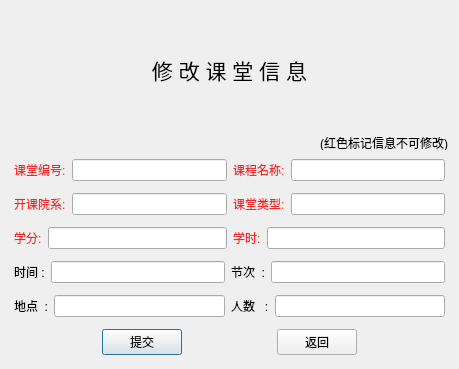
<?xml version="1.0" encoding="UTF-8"?>
<ui version="4.0">
 <class>ModifyClassInfo</class>
 <widget class="QDialog" name="ModifyClassInfo">
  <property name="geometry">
   <rect>
    <x>0</x>
    <y>0</y>
    <width>459</width>
    <height>369</height>
   </rect>
  </property>
  <property name="windowTitle">
   <string/>
  </property>
  <layout class="QVBoxLayout" name="verticalLayout">
   <item>
    <widget class="QLabel" name="label_11">
     <property name="font">
      <font>
       <pointsize>16</pointsize>
      </font>
     </property>
     <property name="layoutDirection">
      <enum>Qt::LeftToRight</enum>
     </property>
     <property name="autoFillBackground">
      <bool>false</bool>
     </property>
     <property name="text">
      <string>修 改 课 堂 信 息</string>
     </property>
     <property name="alignment">
      <set>Qt::AlignCenter</set>
     </property>
    </widget>
   </item>
   <item>
    <widget class="QLabel" name="label_12">
     <property name="maximumSize">
      <size>
       <width>16777215</width>
       <height>15</height>
      </size>
     </property>
     <property name="font">
      <font>
       <pointsize>9</pointsize>
      </font>
     </property>
     <property name="text">
      <string>(红色标记信息不可修改)</string>
     </property>
     <property name="alignment">
      <set>Qt::AlignRight|Qt::AlignTrailing|Qt::AlignVCenter</set>
     </property>
    </widget>
   </item>
   <item>
    <layout class="QHBoxLayout" name="horizontalLayout">
     <property name="leftMargin">
      <number>3</number>
     </property>
     <property name="topMargin">
      <number>3</number>
     </property>
     <property name="rightMargin">
      <number>3</number>
     </property>
     <property name="bottomMargin">
      <number>3</number>
     </property>
     <item>
      <widget class="QLabel" name="label_2">
       <property name="styleSheet">
        <string notr="true">color: rgb(239, 41, 41);</string>
       </property>
       <property name="text">
        <string>课堂编号:</string>
       </property>
      </widget>
     </item>
     <item>
      <widget class="QLineEdit" name="CnumberEdit">
       <property name="readOnly">
        <bool>true</bool>
       </property>
      </widget>
     </item>
     <item>
      <widget class="QLabel" name="label">
       <property name="styleSheet">
        <string notr="true">color:
rgb(239, 41, 41)</string>
       </property>
       <property name="text">
        <string>课程名称:</string>
       </property>
      </widget>
     </item>
     <item>
      <widget class="QLineEdit" name="CnameEdit">
       <property name="readOnly">
        <bool>true</bool>
       </property>
      </widget>
     </item>
    </layout>
   </item>
   <item>
    <layout class="QHBoxLayout" name="horizontalLayout_2">
     <property name="leftMargin">
      <number>3</number>
     </property>
     <property name="topMargin">
      <number>3</number>
     </property>
     <property name="rightMargin">
      <number>3</number>
     </property>
     <property name="bottomMargin">
      <number>3</number>
     </property>
     <item>
      <widget class="QLabel" name="label_6">
       <property name="styleSheet">
        <string notr="true">color:
rgb(239, 41, 41)</string>
       </property>
       <property name="text">
        <string>开课院系:</string>
       </property>
      </widget>
     </item>
     <item>
      <widget class="QLineEdit" name="CdeptEdit">
       <property name="readOnly">
        <bool>true</bool>
       </property>
      </widget>
     </item>
     <item>
      <widget class="QLabel" name="label_5">
       <property name="styleSheet">
        <string notr="true">color:
rgb(239, 41, 41)</string>
       </property>
       <property name="text">
        <string>课堂类型:</string>
       </property>
      </widget>
     </item>
     <item>
      <widget class="QLineEdit" name="CtypeEdit">
       <property name="readOnly">
        <bool>true</bool>
       </property>
      </widget>
     </item>
    </layout>
   </item>
   <item>
    <layout class="QHBoxLayout" name="horizontalLayout_3">
     <property name="leftMargin">
      <number>3</number>
     </property>
     <property name="topMargin">
      <number>3</number>
     </property>
     <property name="rightMargin">
      <number>3</number>
     </property>
     <property name="bottomMargin">
      <number>3</number>
     </property>
     <item>
      <widget class="QLabel" name="label_3">
       <property name="styleSheet">
        <string notr="true">color:
rgb(239, 41, 41)</string>
       </property>
       <property name="text">
        <string>学分:</string>
       </property>
      </widget>
     </item>
     <item>
      <widget class="QLineEdit" name="CcreditEdit">
       <property name="readOnly">
        <bool>true</bool>
       </property>
      </widget>
     </item>
     <item>
      <widget class="QLabel" name="label_4">
       <property name="styleSheet">
        <string notr="true">color:
rgb(239, 41, 41)</string>
       </property>
       <property name="text">
        <string>学时:</string>
       </property>
      </widget>
     </item>
     <item>
      <widget class="QLineEdit" name="ChourEdit">
       <property name="readOnly">
        <bool>true</bool>
       </property>
      </widget>
     </item>
    </layout>
   </item>
   <item>
    <layout class="QHBoxLayout" name="horizontalLayout_4">
     <property name="leftMargin">
      <number>3</number>
     </property>
     <property name="topMargin">
      <number>3</number>
     </property>
     <property name="rightMargin">
      <number>3</number>
     </property>
     <property name="bottomMargin">
      <number>3</number>
     </property>
     <item>
      <widget class="QLabel" name="label_7">
       <property name="text">
        <string>时间 :</string>
       </property>
      </widget>
     </item>
     <item>
      <widget class="QLineEdit" name="CtimeEdit"/>
     </item>
     <item>
      <widget class="QLabel" name="label_8">
       <property name="text">
        <string>节次  :</string>
       </property>
      </widget>
     </item>
     <item>
      <widget class="QLineEdit" name="CsessionEdit"/>
     </item>
    </layout>
   </item>
   <item>
    <layout class="QHBoxLayout" name="horizontalLayout_5">
     <property name="leftMargin">
      <number>3</number>
     </property>
     <property name="topMargin">
      <number>3</number>
     </property>
     <property name="rightMargin">
      <number>3</number>
     </property>
     <property name="bottomMargin">
      <number>3</number>
     </property>
     <item>
      <widget class="QLabel" name="label_9">
       <property name="text">
        <string>地点  :</string>
       </property>
      </widget>
     </item>
     <item>
      <widget class="QLineEdit" name="CaddressEdit"/>
     </item>
     <item>
      <widget class="QLabel" name="label_10">
       <property name="text">
        <string>人数   :</string>
       </property>
      </widget>
     </item>
     <item>
      <widget class="QLineEdit" name="CsumEdit"/>
     </item>
    </layout>
   </item>
   <item>
    <layout class="QHBoxLayout" name="horizontalLayout_6">
     <property name="leftMargin">
      <number>3</number>
     </property>
     <property name="topMargin">
      <number>3</number>
     </property>
     <property name="rightMargin">
      <number>3</number>
     </property>
     <property name="bottomMargin">
      <number>3</number>
     </property>
     <item>
      <spacer name="horizontalSpacer">
       <property name="orientation">
        <enum>Qt::Horizontal</enum>
       </property>
       <property name="sizeHint" stdset="0">
        <size>
         <width>40</width>
         <height>20</height>
        </size>
       </property>
      </spacer>
     </item>
     <item>
      <widget class="QPushButton" name="commitBtn">
       <property name="text">
        <string>提交</string>
       </property>
      </widget>
     </item>
     <item>
      <spacer name="horizontalSpacer_2">
       <property name="orientation">
        <enum>Qt::Horizontal</enum>
       </property>
       <property name="sizeHint" stdset="0">
        <size>
         <width>40</width>
         <height>20</height>
        </size>
       </property>
      </spacer>
     </item>
     <item>
      <widget class="QPushButton" name="returnBtn">
       <property name="text">
        <string>返回</string>
       </property>
      </widget>
     </item>
     <item>
      <spacer name="horizontalSpacer_3">
       <property name="orientation">
        <enum>Qt::Horizontal</enum>
       </property>
       <property name="sizeHint" stdset="0">
        <size>
         <width>40</width>
         <height>20</height>
        </size>
       </property>
      </spacer>
     </item>
    </layout>
   </item>
  </layout>
 </widget>
 <resources/>
 <connections/>
</ui>
